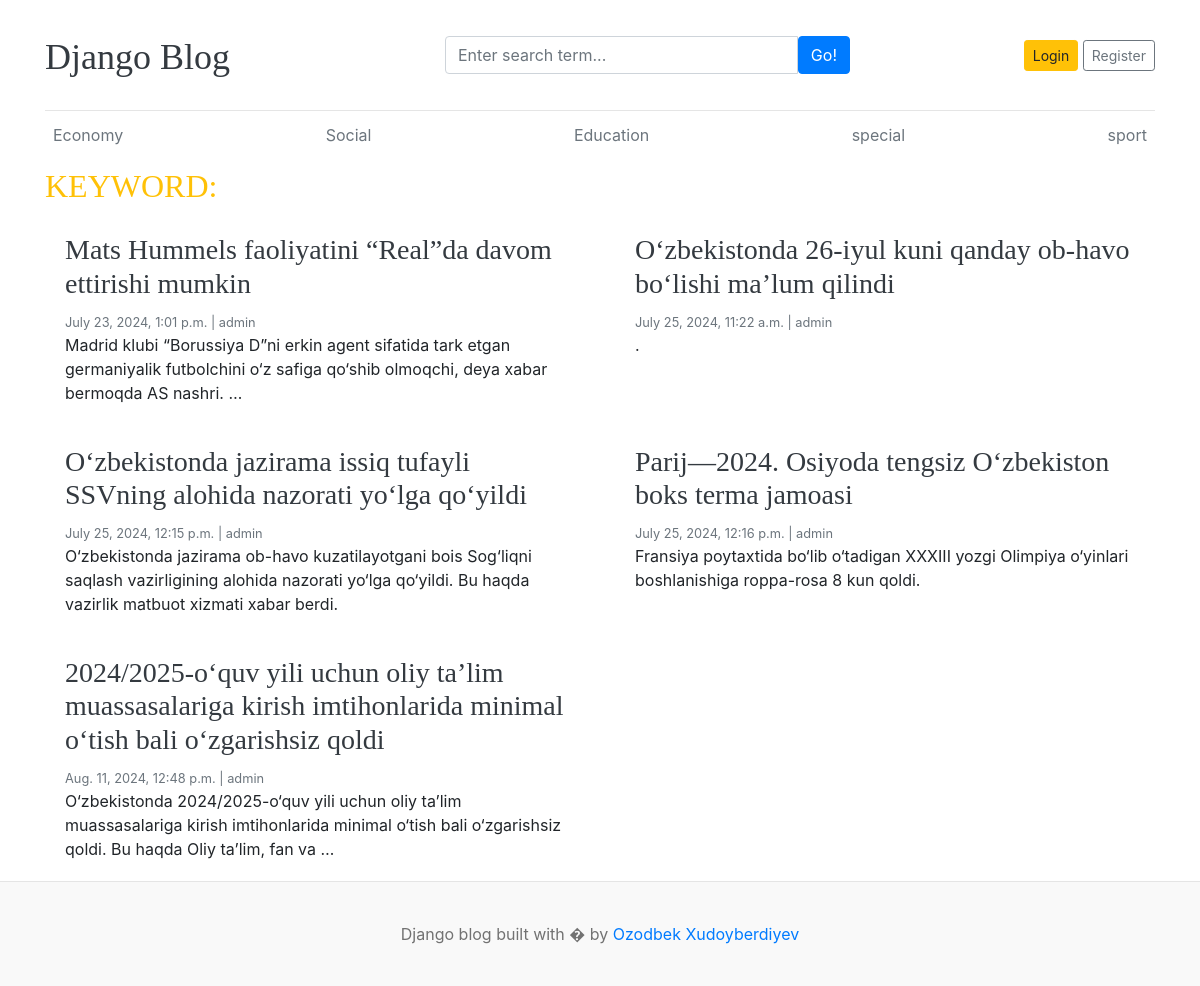
The app's page /search/ with its own data.
### blogs/models.py (models this page shows)
class Category(models.Model):
    name = models.CharField(max_length=100)
    created_at = models.DateTimeField(auto_now_add=True)
    updated_at = models.DateTimeField(auto_now=True)
    def __str__(self) -> str:
        return self.name
    class Meta:
        verbose_name_plural="Categories"
        verbose_name="Category"

class Blog(models.Model):
    title = models.CharField(max_length=200)
    slug = models.SlugField(unique=True, null=False)
    category = models.ForeignKey(Category, on_delete=models.SET_NULL, null=True)
    author = models.ForeignKey(User, on_delete=models.SET_NULL, null=True)
    featured_image = models.ImageField(upload_to='uploads/%Y/%m/%d')
    short_description = models.CharField(max_length=200)
    body = models.TextField(max_length=2000)
    status = models.IntegerField(choices=STATUS_CHOICES, default=0)
    is_featured = models.BooleanField(default=False)
    created_at = models.DateTimeField(auto_now_add=True)
    updated_at = models.DateTimeField(auto_now=True)
    def __str__(self) -> str:
        return self.title

### blogs/views.py (the view)
# urls.py: path('search/',search,name='search'),
def search(request):
    keyword = request.GET.get('keyword','')
    blogs = Blog.objects.filter(Q(title__icontains=keyword) | Q(body__icontains=keyword))
    context = {
        'posts':blogs,
        'keyword':keyword
    }
    print(blogs)
    return render(request,'search.html',context)

### blogs/context_processor.py (called while the page is built)
def get_categories(request):
    categories = Category.objects.all()
    return {'categories':categories}

### settingapp/context_processor.py (called while the page is built)
def get_social_links(request):
    social_links = Social_links.objects.all()
    return {'social_links':social_links}

### template/search.html
{% extends 'base.html' %} {% block content %}
<h2 class="text-uppercase text-warning">Keyword: {{keyword}}</h2>
{% if posts %}
<main role="main" class="container p-0">
  <div class="row">
    {% for post in posts %}
    <div class="col-md-6 blog-main">
      <div class="card border-0">
        <div class="card-body">
          <h3>
            <a href="{% url 'single_blog' post.slug %}" class="text-dark">{{post.title}}</a>
          </h3>
          <small class="mb-1 text-muted"
            >{{post.created_at}} | {{post.author}}</small
          >
          <p class="card-text">{{post.short_description | truncatewords:20}}</p>
        </div>
      </div>
    </div>
    {% endfor %}
  </div>
</main>
{% else %}
<p>No content</p>
{% endif %} {% endblock %}

### template/base.html (shortened to what this page needs)
{% load static %}
<!DOCTYPE html>
<html lang="en">
  <head>
    <link
      href="https://getbootstrap.com/docs/4.0/dist/css/bootstrap.min.css"
      rel="stylesheet"
    />
    <link href="{% static 'css/blog.css' %}" rel="stylesheet" />
  </head>
  <body>
    <div class="container">
      <header class="blog-header py-3">
        <div class="row flex-nowrap justify-content-between align-items-center">
          <div class="col-4 pt-1">
            <a class="blog-header-logo text-dark" href="/">Django Blog</a>
          </div>
          <div class="col-5">
            <form action="{% url 'search' %}" method="get">
              <div class="card-body">
                <div class="input-group">
                  <input
                    class="form-control"
                    type="text"
                    placeholder="Enter search term..."
                    aria-label="Enter search term..."
                    aria-describedby="button-search"
                    name="keyword"
                    value="{{keyword}}"
                  />
                  <button
                    class="btn btn-primary"
                    id="button-search"
                    type="submit"
                  >
                    Go!
                  </button>
                </div>
              </div>
            </form>
          </div>
          <div class="col-3 d-flex justify-content-end align-items-center">
            {% if user.is_authenticated %} {{user}}&nbsp;&nbsp;<a
              class="text-primary"
              href="{% url 'dashboard' %}"
              >Dashboard</a
            >
            &nbsp;&nbsp;
            <a class="btn btn-sm btn-warning" href="{% url 'logout' %}"
              >Logout</a
            >
            &nbsp; {% else %}
            <a class="btn btn-sm btn-warning" href="{% url 'login' %}">Login</a>
            <a
              class="btn btn-sm btn-outline-secondary"
              href="{% url 'register' %}"
              >Register</a
            >
            {% endif %}
          </div>
        </div>
      </header>
      <div class="nav-scroller py-1 mb-2">
        <nav class="nav d-flex justify-content-between">
          {% for category in categories %}
          <a
            class="p-2 text-muted"
            href="{% url 'posts_by_category' category.id %}"
            >{{category}}</a
          >
          {% endfor %}
        </nav>
      </div>
      {% block content %} {% endblock %}
    </div>
    <footer class="blog-footer">
      <p>Django blog built with � by <a href="#">Ozodbek Xudoyberdiyev</a></p>
    </footer>
  </body>
</html>

### blog_site/static/css/blog.css (style rules this page uses)
.blog-header { border-bottom: 1px solid #e5e5e5; }
.blog-header-logo { font-family: "Playfair Display", Georgia, "Times New Roman", serif; font-size: 2.25rem; }
h1, h2, h3, h4, h5, h6 { font-family: "Playfair Display", Georgia, "Times New Roman", serif; }
.blog-footer { padding: 2.5rem 0; color: #727272; text-align: center; background-color: #f9f9f9; border-top: .05rem solid #e5e5e5; }
.blog-footer p:last-child { margin-bottom: 0; }

### records on screen
Category: name "Economy"
Category: name "Social"
Category: name "Education"
Category: name "special"
Category: name "sport"
Blog: title "Mats Hummels faoliyatini “Real”da davom ettirishi mumkin", created_at "July 23, 2024, 1:01 p.m.", author "admin", short_description "Madrid klubi “Borussiya D”ni erkin agent sifatida tark etgan germaniyalik futbolchini o‘z safiga qo‘shib olmoqchi, deya xabar bermoqda AS nashri. …"
Blog: title "O‘zbekistonda 26-iyul kuni qanday ob-havo bo‘lishi ma’lum qilindi", created_at "July 25, 2024, 11:22 a.m.", author "admin", short_description "."
Blog: title "O‘zbekistonda jazirama issiq tufayli SSVning alohida nazorati yo‘lga qo‘yildi", created_at "July 25, 2024, 12:15 p.m.", author "admin", short_description "O‘zbekistonda jazirama ob-havo kuzatilayotgani bois Sog‘liqni saqlash vazirligining alohida nazorati yo‘lga qo‘yildi. Bu haqda vazirlik matbuot xizmati xabar berdi."
Blog: title "Parij—2024. Osiyoda tengsiz O‘zbekiston boks terma jamoasi", created_at "July 25, 2024, 12:16 p.m.", author "admin", short_description "Fransiya poytaxtida bo‘lib o‘tadigan XXXIII yozgi Olimpiya o‘yinlari boshlanishiga roppa-rosa 8 kun qoldi."
Blog: title "2024/2025-o‘quv yili uchun oliy taʼlim muassasalariga kirish imtihonlarida minimal o‘tish bali o‘zgarishsiz qoldi", created_at "Aug. 11, 2024, 12:48 p.m.", author "admin", short_description "O‘zbekistonda 2024/2025-o‘quv yili uchun oliy taʼlim muassasalariga kirish imtihonlarida minimal o‘tish bali o‘zgarishsiz qoldi. Bu haqda Oliy taʼlim, fan va …"
